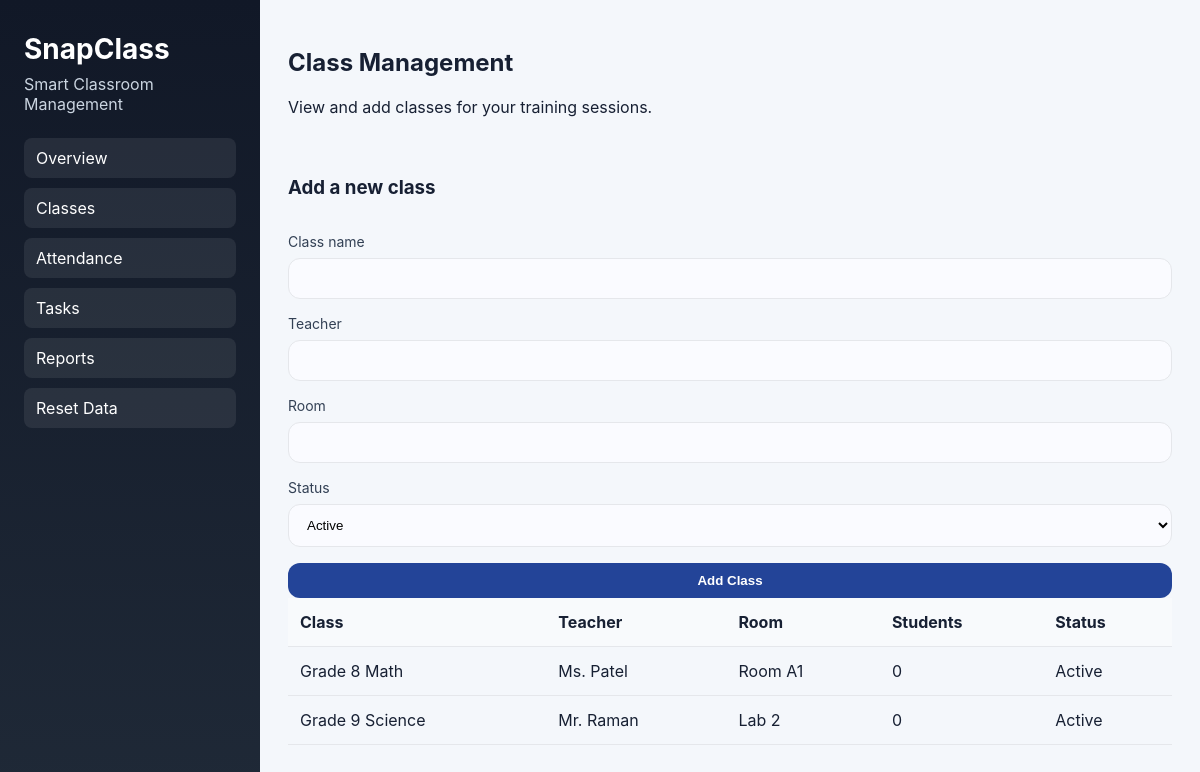
Page /classes (signed in) on the committed database.
### tables this page shows
CREATE TABLE courses (
                id INTEGER PRIMARY KEY AUTOINCREMENT,
                name TEXT NOT NULL UNIQUE,
                code TEXT NOT NULL UNIQUE,
                teacher_name TEXT NOT NULL,
                classroom TEXT NOT NULL
            );

### app.py (the view, shortened to what this page needs)
@app.route("/classes", methods=["GET", "POST"])
def classes():
    user = current_user()
    if not user or user["role"] != "admin":
        return redirect(url_for("login"))
    with get_connection() as connection:
        class_rows = connection.execute(
            "SELECT c.name, c.teacher_name AS teacher, c.classroom AS room, 'Active' AS status, 0 AS student_count FROM courses c ORDER BY c.id"
        ).fetchall()
    return render_template("classes.html", classes=class_rows)

### app.py (called while the page is built)
def get_connection() -> sqlite3.Connection:
    connection = sqlite3.connect(DB_PATH)
    connection.row_factory = sqlite3.Row
    return connection

def current_user() -> dict[str, Any] | None:
    user_id = session.get("user_id")
    if not user_id:
        return None
    with get_connection() as connection:
        record = connection.execute("SELECT id, name, email, role FROM users WHERE id = ?", (user_id,)).fetchone()
        if record is None:
            return None
        return dict(record)

### templates/classes.html (shortened to what this page needs)
{% extends "base.html" %}
{% block content %}
<header class="topbar">
  <div>
    <h2>Class Management</h2>
    <p>View and add classes for your training sessions.</p>
  </div>
</header>
<div class="form-card">
  <form method="post" class="simple-form">
    <h3>Add a new class</h3>
    <label>
      Class name
      <input type="text" name="name" required />
    </label>
    <label>
      Teacher
      <input type="text" name="teacher" required />
    </label>
    <label>
      Room
      <input type="text" name="room" required />
    </label>
    <label>
      Status
      <select name="status">
        <option value="Active">Active</option>
      </select>
    </label>
    <button class="btn-primary" type="submit">Add Class</button>
  </form>
</div>
<div class="form-card">
  <div class="table-wrap">
    <table class="data-table">
      <thead>
        <tr>
          <th>Class</th>
          <th>Teacher</th>
          <th>Room</th>
          <th>Students</th>
          <th>Status</th>
        </tr>
      </thead>
      <tbody>
        {% for cls in classes %}
        <tr>
          <td>{{ cls.name }}</td>
          <td>{{ cls.teacher }}</td>
          <td>{{ cls.room }}</td>
          <td>{{ cls.student_count }}</td>
          <td>{{ cls.status }}</td>
        </tr>
        {% endfor %}
      </tbody>
    </table>
  </div>
</div>
{% endblock %}

### static/style.css (style rules this page uses)
:root { color-scheme: light; font-family: Inter, Arial, sans-serif; --bg: #f4f7fb; --panel: #ffffff; --primary: #234498; --text: #172033; --muted: #6b7280; --border: #e5e7eb; }
* { box-sizing: border-box; }
body { margin: 0; background: var(--bg); color: var(--text); }
.topbar { display: flex; justify-content: space-between; align-items: center; margin-bottom: 24px; }
.btn-primary { display: inline-flex; align-items: center; justify-content: center; padding: 10px 16px; border: none; border-radius: 12px; color: white; background: var(--primary); cursor: pointer; text-decoration: none; font-weight: 600; }
.simple-form { display: grid; gap: 16px; }
.simple-form label { display: grid; gap: 8px; font-size: 14px; color: #334155; }
.simple-form input, .simple-form select { width: 100%; padding: 12px 14px; border: 1px solid var(--border); border-radius: 12px; background: #fafbff; }
.table-wrap { overflow-x: auto; }
.data-table { width: 100%; border-collapse: collapse; }
.data-table th, .data-table td { padding: 14px 12px; border-bottom: 1px solid var(--border); text-align: left; }
.data-table thead th { background: #f8fafc; font-weight: 700; }

### rows in the picture
courses: name "Grade 8 Math", teacher "Ms. Patel", room "Room A1", student_count "0", status "Active"
courses: name "Grade 9 Science", teacher "Mr. Raman", room "Lab 2", student_count "0", status "Active"
